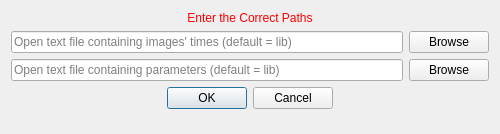
<?xml version="1.0" encoding="UTF-8"?>
<ui version="4.0">
 <class>MmcwViewUITracking</class>
 <widget class="QWidget" name="MmcwViewUITracking">
  <property name="geometry">
   <rect>
    <x>0</x>
    <y>0</y>
    <width>500</width>
    <height>134</height>
   </rect>
  </property>
  <property name="sizePolicy">
   <sizepolicy hsizetype="Minimum" vsizetype="Minimum">
    <horstretch>0</horstretch>
    <verstretch>0</verstretch>
   </sizepolicy>
  </property>
  <property name="minimumSize">
   <size>
    <width>500</width>
    <height>134</height>
   </size>
  </property>
  <property name="maximumSize">
   <size>
    <width>16777215</width>
    <height>134</height>
   </size>
  </property>
  <property name="windowTitle">
   <string>Set Values</string>
  </property>
  <layout class="QGridLayout" name="gridLayout">
   <item row="0" column="0" colspan="2">
    <widget class="QLabel" name="titleLabel">
     <property name="styleSheet">
      <string notr="true">QLabel { color: rgb(255, 0, 0) }</string>
     </property>
     <property name="text">
      <string>Enter the Correct Paths</string>
     </property>
     <property name="alignment">
      <set>Qt::AlignCenter</set>
     </property>
    </widget>
   </item>
   <item row="8" column="0" colspan="2">
    <widget class="QDialogButtonBox" name="buttonBox">
     <property name="enabled">
      <bool>true</bool>
     </property>
     <property name="orientation">
      <enum>Qt::Horizontal</enum>
     </property>
     <property name="standardButtons">
      <set>QDialogButtonBox::Cancel|QDialogButtonBox::Ok</set>
     </property>
     <property name="centerButtons">
      <bool>true</bool>
     </property>
    </widget>
   </item>
   <item row="7" column="1">
    <widget class="QPushButton" name="pushButton_2">
     <property name="text">
      <string>Browse</string>
     </property>
    </widget>
   </item>
   <item row="2" column="1">
    <widget class="QPushButton" name="pushButton_1">
     <property name="text">
      <string>Browse</string>
     </property>
    </widget>
   </item>
   <item row="2" column="0">
    <widget class="QLineEdit" name="lineEdit_1">
     <property name="placeholderText">
      <string>Open text file containing images' times (default = lib)</string>
     </property>
    </widget>
   </item>
   <item row="7" column="0">
    <widget class="QLineEdit" name="lineEdit_2">
     <property name="placeholderText">
      <string>Open text file containing parameters (default = lib)</string>
     </property>
    </widget>
   </item>
   <item row="9" column="0" colspan="2">
    <spacer name="spacer">
     <property name="orientation">
      <enum>Qt::Vertical</enum>
     </property>
     <property name="sizeType">
      <enum>QSizePolicy::Expanding</enum>
     </property>
     <property name="sizeHint" stdset="0">
      <size>
       <width>20</width>
       <height>0</height>
      </size>
     </property>
    </spacer>
   </item>
  </layout>
 </widget>
 <layoutdefault spacing="6" margin="11"/>
 <resources/>
 <connections/>
</ui>
